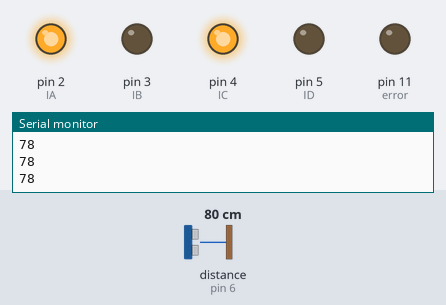
A sketch run on a simulated Arduino Uno, built with avr-gcc and run on an emulated ATmega328P. Shown: output pins drawn as LEDs (lit = HIGH), the last lines printed to the serial monitor. Wiring (inferred from the names in the program): ultrasonic range finder: trigger pin 7; echo pin 6. The inputs (shaded band) are chosen by the test bench; at power-on: distance to the obstacle (sensor on pin 6) 80 cm. The echo pulse lasts 58.3 µs per cm; random numbers use the default seed unless the sketch sets one; pins used as bus, display or sensor lines are not drawn.

Above: at 3.3 s.
3.4 s: distance to the obstacle (sensor on pin 6) set to 18 cm
4.9 s: distance to the obstacle (sensor on pin 6) set to 13 cm
At 6.1 s:
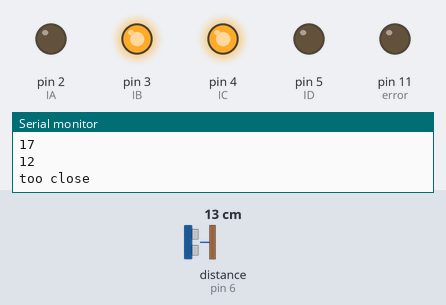
6.7 s: distance to the obstacle (sensor on pin 6) set to 35 cm
At 7.9 s:
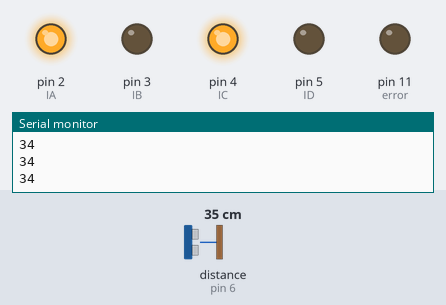
8.2 s: distance to the obstacle (sensor on pin 6) set to 2 cm
At 9.0 s:
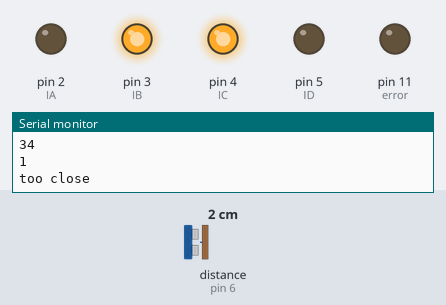
Timing chart, 0 to 10.9 s (numbered marks = the images above; inputs shaded):
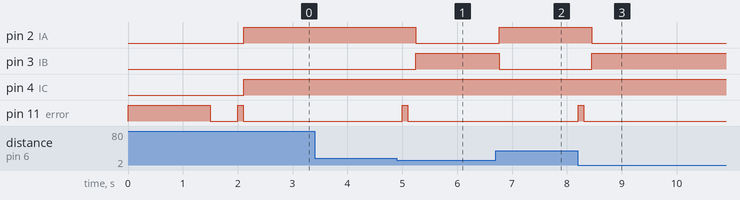

Measured:
- the behaviour switches between 16 and 15 cm on distance to the obstacle (sensor on pin 6) (found by bisection; images 0 and 1)
- after the input at 4.9 s, pin 2 (IA): HIGH → LOW after 0.35 s; pin 3 (IB): LOW → HIGH after 0.35 s; pin 11 (error): LOW → HIGH after 0.10 s, → LOW 0.10 s later
- after the input at 6.7 s, pin 2 (IA): LOW → HIGH after 0.07 s; pin 3 (IB): HIGH → LOW after 0.07 s
- after the input at 8.2 s, pin 2 (IA): HIGH → LOW after 0.26 s; pin 3 (IB): LOW → HIGH after 0.26 s; pin 11 (error): LOW → HIGH at once, → LOW 0.10 s later

The sketch:

trace.ino
```cpp
//作者:Alexander xiang
//创建于2017/2/24
//循迹智能小车
const byte IA = 2;                                   //左电机
const byte IB = 3;                                   //左电机
const byte IC = 4;                                   //右电机
const byte ID = 5;                                   //右电机
const byte E = 6;                                    //超声波
const byte T = 7;                                    //超声波
const byte sensorl = 8;                              //循迹模块
const byte sensorr = 9;                              //循迹模块
const byte error = 11;                               //蜂鸣器
int SL;                                              //循迹参数
int SR;                                              //循迹参数
int val;
long a;                                              //超声波参数

void stop() {                                        // 电机停止
  digitalWrite(IA, LOW);
  digitalWrite(IB, LOW);
  digitalWrite(IC, LOW);
  digitalWrite(ID, LOW);
}
void forward() {                                     // 电机转向：前进
  digitalWrite(IA, HIGH);
  digitalWrite(IB, LOW);
  digitalWrite(IC, HIGH);
  digitalWrite(ID, LOW);
  delay(100);                                        //设定转方向的幅度--时间
}
void backward() {                                    // 电机转向：后退
  digitalWrite(IA, LOW);
  digitalWrite(IB, HIGH);
  digitalWrite(IC, LOW);
  digitalWrite(ID, HIGH);
  delay(100);                                        //设定转方向的幅度--时间
}
void turnLeft() {                                    // 电机转向：左转
  digitalWrite(IA, LOW);
  digitalWrite(IB, HIGH);
  digitalWrite(IC, HIGH);
  digitalWrite(ID, LOW);
  delay(100);                                        //设定转方向的幅度--时间
}
void turnRight() {                                   // 电机转向：左转
  digitalWrite(IA, LOW);
  digitalWrite(IB, HIGH);
  digitalWrite(IC, HIGH);
  digitalWrite(ID, LOW);
  delay(100);                                        //设定转方向的幅度--时间
}
void ping() {
  digitalWrite(T, LOW);                              //低高低电平发一个短时间脉冲去TrigPin
  delayMicroseconds(2);
  digitalWrite(T, HIGH);
  delayMicroseconds(10);
  digitalWrite(T, LOW);
  a = float( pulseIn(E, HIGH) * 17 ) / 1000;         //将回波时间换算成cm
}

void setup() {
  // put your setup code here, to run once:
  Serial.begin(9600);
  pinMode(IA, OUTPUT);                               //使能左电机
  pinMode(IB, OUTPUT);                               //使能左电机
  pinMode(IC, OUTPUT);                               //使能右电机
  pinMode(ID, OUTPUT);                               //使能右电机
  pinMode(E, INPUT);                                 //使能超声波
  pinMode(T, OUTPUT);                                //使能超声波
  pinMode(sensorl, INPUT);                           //使能循迹模块
  pinMode(sensorr, INPUT);                           //使能循迹模块
  pinMode(error, OUTPUT);
  randomSeed(analogRead(5));                         //转向随机种子
  Serial.println("ready");
  digitalWrite(error, HIGH);                         //提示准备完毕
  delay(1500);
  digitalWrite(error, LOW);
  delay(500);
  digitalWrite(error, HIGH);
  delay(100);
  digitalWrite(error, LOW);
}

void loop() {
  // put your main code here, to run repeatedly:
  ping();                                            //超声波测距
  Serial.print(a);
  Serial.println(' ');
  if (a < 15) {                                      //如果10厘米内有障碍物
    digitalWrite(error, HIGH);                       //提示
    delay(100);
    digitalWrite(error, LOW);
    delay(150);
    Serial.println("too close");
    val = random(2);
    if (val == 0) {
      turnRight();
      //delay(500);
      //stop();
      //以下语句保证在遇到障碍物时，持续右转，直至避开障碍物为止。
      //障碍物定义为离小车10cm距离的目标。
      ping();
      while (a <= 15)
      {
        turnRight();
        //delay(500);
        //stop();
        ping();
      }
    }
    else {
      turnLeft();
      delay(50);
      //stop();
      //以下语句保证在遇到障碍物时，持续左转，直至避开障碍物为止。
      //障碍物定义为离小车10cm距离的目标。
      ping();
      while (a <= 15)
      {
        turnLeft();
        delay(50);
        //stop();
        ping();
      }
    }
    //    stop();                                          //停止
    //    digitalWrite(error, HIGH);                       //提示
    //    delay(100);
    //    digitalWrite(error, LOW);
    //    delay(150);
    //    Serial.println("too close");
  }
  else {                                             //如果10厘米内没有障碍物
    forward();
    //    SL = digitalRead(sensorl);
    //    SR = digitalRead(sensorr);
    //    if (SL == HIGH && SR == HIGH) {                  //如果两边都白
    //      forward();                                     //直行
    //      stop();
    //      Serial.println("forward");
    //    }
    //    else {
    //      if (SL == LOW && SR == HIGH) {                 //如果左黑右白
    //        turnLeft();                                  //左转
    //        stop();
    //        Serial.println("turnleft");
    //      }
    //      else if (SL == HIGH && SR == LOW) {            //如果左白右黑
    //        turnRight();                                 //右转
    //        stop();
    //        Serial.println("turnright");
    //      }
    //      else {                                         //如果以上情况都不是
    //        stop();                                      //停止
    //        Serial.println("a>10, sl = low, sr = low.");
    //        digitalWrite(error, HIGH);                   //提示故障
    //        delay(1000);
    //        digitalWrite(error, LOW);
    //        delay(1000);
    //      }
    //    }
  }
}
```
